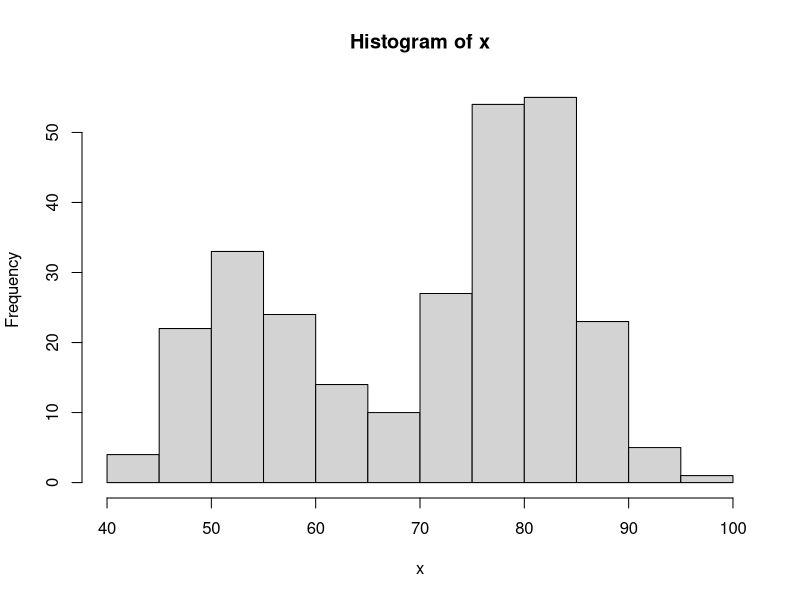
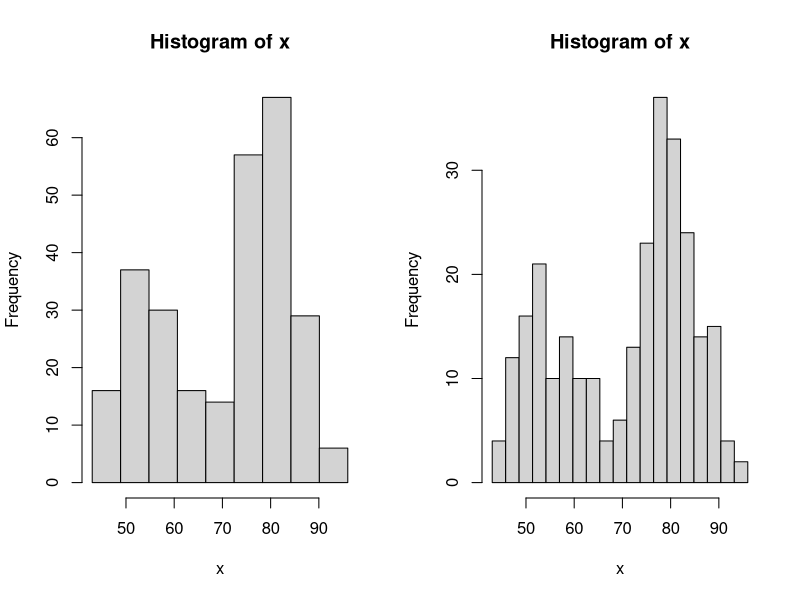
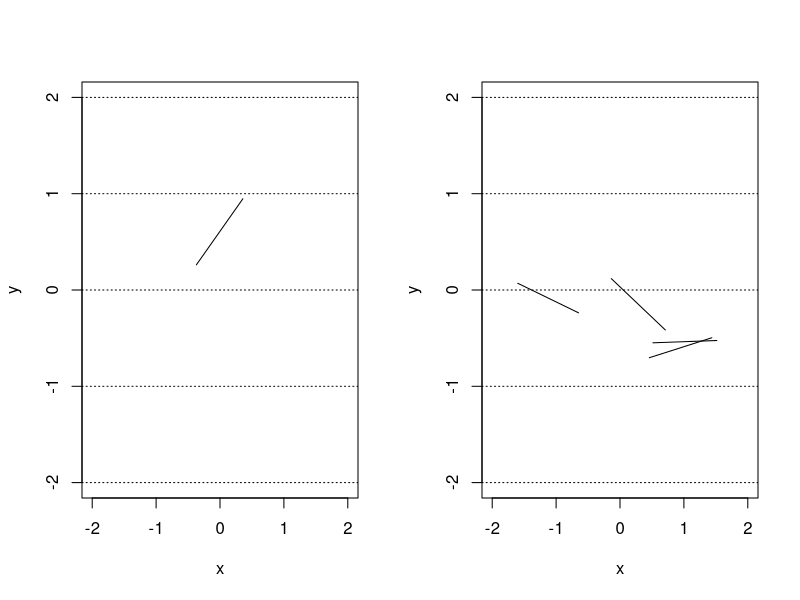
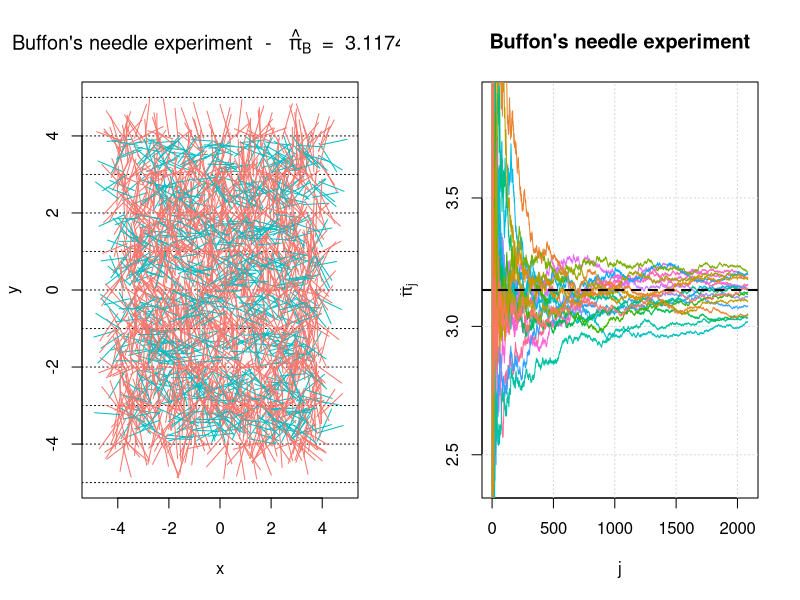

Source code (R) for these figures, in order:
## ---- chunk 1
knitr::opts_chunk$set(error = TRUE)
## ---- chunk 2
x <- faithful[, 2] 
hist(x)
## ---- chunk 3
par(mfrow = c(1,2))

# Compare the differences! 
bins <- seq(min(x), max(x), length.out = 10)
hist(x, breaks = bins)

bins <- seq(min(x), max(x), length.out = 20)
hist(x, breaks = bins)
## ---- chunk 4
cast_needle = function(plane_width = 20){
  needle_length = 1
  available_range = plane_width/2 - needle_length
  x_start = runif(2, -available_range, available_range)
  angle = runif(1, 0, 2*pi)
  x_end = needle_length*c(cos(angle), sin(angle)) + x_start
  cross = floor(x_start[2]) != floor(x_end[2])
  out = list(start = x_start, end = x_end, cross = cross)
  out
}
## ---- chunk 5
needle = cast_needle(plane_width = 4)
needle
## ---- chunk 6
plot(NA, xlim = c(-2, 2), ylim = c(-2, 2), xlab = "x", ylab = "y")
abline(h = -2:2, lty = 3)
lines(c(needle$start[1], needle$end[1]), c(needle$start[2], needle$end[2]))
## ---- chunk 7
buffon_experiment = function(B = 2084, plane_width = 10, seed = NULL){
  
  if (!is.null(seed)){
    set.seed(seed)
  }
  
  X_start = X_end = matrix(NA, B, 2) 
  cross = rep(NA, B)
  
  for (i in 1:B){
    inter = cast_needle(plane_width = plane_width)
    X_start[i, ] = inter$start
    X_end[i, ] = inter$end
    cross[i] = inter$cross
  }
  
  out = list(start = X_start, end = X_end, cross = cross, plane = plane_width)
  class(out) = "buffon_experiment"
  out
}
## ---- chunk 8
experiment = buffon_experiment(B = 4, plane_width = 4)
experiment
## ---- chunk 9
plot(NA, xlim = c(-2, 2), ylim = c(-2, 2), xlab = "x", ylab = "y")
abline(h = -2:2, lty = 3)
for (i in 1:4){
  lines(c(experiment$start[i,1], experiment$end[i,1]), 
        c(experiment$start[i,2], experiment$end[i,2]))
}
## ---- chunk 10
plot.buffon_experiment = function(obj){
  cross = obj$cross
  X_start = obj$start
  X_end = obj$end
  B = length(cross)
  cols = rev(hcl(h = seq(15, 375, length = 3), l = 65, c = 100)[1:2])
  
  titre_part1 = 'Buffon\'s needle experiment  -  '
  titre_part2 = ' = '
  pi_hat = round(2/mean(obj$cross), 6)
  
  titre = bquote(.(titre_part1) ~ hat(pi)[B] ~ .(titre_part2) ~ .(pi_hat))
  
  plot(NA, xlab = "x", ylab = "y", xlim = c(-obj$plane/2, obj$plane/2), 
       ylim = c(-obj$plan/2, obj$plan/2), 
       main = titre)
  abline(h = (-obj$plan):obj$plan, lty = 3)
  
  for (i in 1:B){
    lines(c(X_start[i,1], X_end[i,1]), c(X_start[i,2], X_end[i,2]), 
          col = cols[cross[i] + 1])
  }
}
## ---- chunk 11
experiment = buffon_experiment(B = 2084)
plot(experiment)
## ---- chunk 12
converge = function(B = 2084, plane_width = 10, seed = 1777, M = 12){
  
  if (B < 10){
    warning("B was changed to 10")
    B = 10
  }
  
  pi_hat = matrix(NA, B, M)
  trials = 1:B
  cols = rev(hcl(h = seq(15, 375, length = (M+1)), 
                 l = 65, c = 100, alpha = 1)[1:M])
  set.seed(seed)
  
  for (i in 1:M){
    cross = buffon_experiment(B = B, plane_width = plane_width)$cross
    pi_hat[,i] = 2*trials/cumsum(cross)
  }
  
  plot(NA, xlim = c(1,B), ylim = pi + c(-3/4, 3/4), type = "l", col = "darkblue",
       ylab = bquote(hat(pi)[j]),
       xlab = "j", main = "Buffon\'s needle experiment")
  grid()
  
  for (i in 1:M){
    lines(trials, pi_hat[,i], col = cols[i])
  }
  
  abline(h = pi, lwd = 2, lty = 2)
}
## ---- chunk 13
converge(B = 2084, M = 20, seed = 10)
